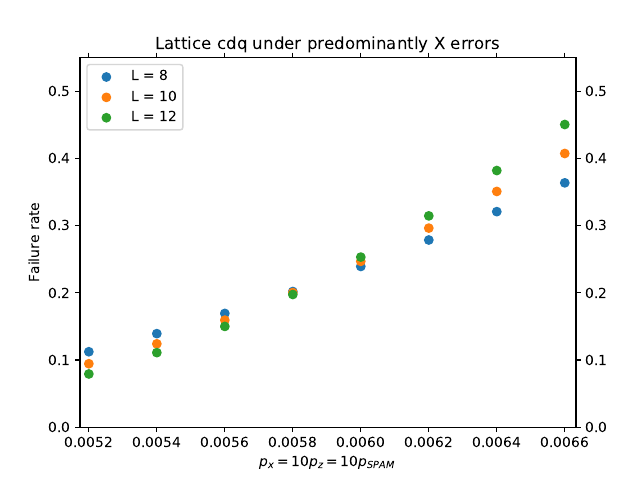

Here is the Python script that generated this plot:
import numpy as np
import matplotlib.pyplot as plt
import sys
import glob

results08 = {}
indexlist08 = []

xmin = .006
xmax = .006

for filename in glob.glob("cdq-08-*.txt"):
    input_file08 = open(filename, "r")
    for line in input_file08:
        data08 = line.split()
        if data08[0] != "#":
            px_str08 = data08[1]
            rate_str08 = data08[5]
            px08 = float(px_str08)
            rate08 = float(rate_str08)
            if xmin>px08:
                xmin = px08
            if xmax<px08:
                xmax = px08
            if px_str08 not in indexlist08:
                results08[px_str08] = []
                indexlist08.append(px_str08)
            results08[px_str08].append(rate08)

x_axis08 = []
y_axis08 = []

for item in indexlist08:
    x_axis08.append(float(item))
    y_axis08.append(np.mean(results08[item]))

results10 = {}
indexlist10 = []

for filename in glob.glob("cdq-10-*.txt"):
    input_file10 = open(filename, "r")
    for line in input_file10:
        data10 = line.split()
        if data10[0] != "#":
            px_str10 = data10[1]
            rate_str10 = data10[5]
            px10 = float(px_str10)
            rate10 = float(rate_str10)
            if xmin>px10:
                xmin = px10
            if xmax<px10:
                xmax = px10
            if px_str10 not in indexlist10:
                results10[px_str10] = []
                indexlist10.append(px_str10)
            results10[px_str10].append(rate10)

x_axis10 = []
y_axis10 = []

for item in indexlist10:
    x_axis10.append(float(item))
    y_axis10.append(np.mean(results10[item]))

results12 = {}
indexlist12 = []

for filename in glob.glob("cdq-12-*.txt"):
    input_file12 = open(filename, "r")
    for line in input_file12:
        data12 = line.split()
        if data12[0] != "#":
            px_str12 = data12[1]
            rate_str12 = data12[5]
            px12 = float(px_str12)
            rate12 = float(rate_str12)
            if xmin>px12:
                xmin = px12
            if xmax<px12:
                xmax = px12
            if px_str12 not in indexlist12:
                results12[px_str12] = []
                indexlist12.append(px_str12)
            results12[px_str12].append(rate12)

x_axis12 = []
y_axis12 = []

for item in indexlist12:
    x_axis12.append(float(item))
    y_axis12.append(np.mean(results12[item]))


plt.figure()
plt.title("Lattice cdq under predominantly X errors")
plt.tick_params(labelright=True, right=True, top=True)
plt.xlim(.995*xmin, 1.005*xmax)
plt.ylim(0., 0.55)
plt.scatter(x_axis08, y_axis08, label="L = 8")
plt.scatter(x_axis10, y_axis10, label="L = 10")
plt.scatter(x_axis12, y_axis12, label="L = 12")
plt.legend(loc=2);
plt.ylabel("Failure rate")
plt.xlabel("$p_x=10p_z=10p_{SPAM}$")
plt.savefig("cdq.pdf")
plt.close()
